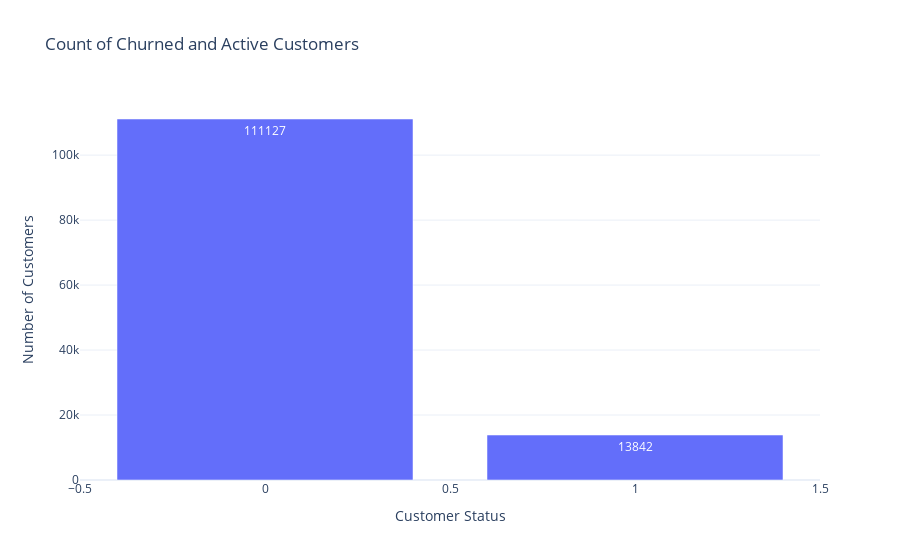

Here is the notebook cell this chart was saved with:
### Code cell
import pandas as pd
import plotly.express as px
churn_counts = df['response'].value_counts().reset_index()
churn_counts.columns = ['response', 'count']
fig = px.bar(churn_counts, x='response', y='count', 
             title='Count of Churned and Active Customers', 
             labels={'response': 'Customer Status', 'count': 'Number of Customers'},
             text='count')
fig.update_layout(template='plotly_white')
fig.show()
fig.write_html('churned_plot.html')

### Figure 1 — Plotly figure (JSON) as saved in the notebook; plotly's stock layout.template omitted (floating-point values rounded to 4 significant figures)
{"data": [{"alignmentgroup": "True", "hovertemplate": "Customer Status=%{x}<br>Number of Customers=%{text}<extra></extra>", "legendgroup": "", "marker": {"color": "#636efa", "pattern": {"shape": ""}}, "name": "", "offsetgroup": "", "orientation": "v", "showlegend": false, "text": [111127, 13842], "textposition": "auto", "type": "bar", "x": [0, 1], "xaxis": "x", "y": [111127, 13842], "yaxis": "y"}], "layout": {"barmode": "relative", "legend": {"tracegroupgap": 0}, "title": {"text": "Count of Churned and Active Customers"}, "xaxis": {"anchor": "y", "domain": [0, 1], "title": {"text": "Customer Status"}}, "yaxis": {"anchor": "x", "domain": [0, 1], "title": {"text": "Number of Customers"}}}}
